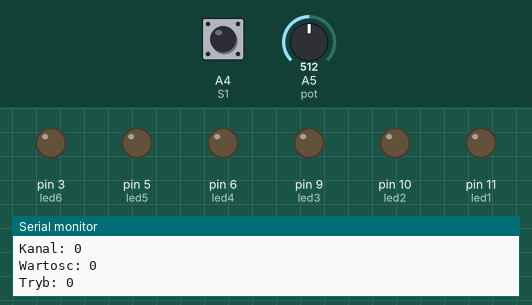
This sketch was run on a simulated Arduino Uno, built with avr-gcc and run on an emulated ATmega328P. On the bench: output pins drawn as LEDs (lit = HIGH), the last lines printed to the serial monitor. Dashed ring = blinking. The inputs (shaded band) are chosen by the test bench; at power-on: A4 (S1) LOW, A5 (pot) = 512.

Above: at 1.2 s.
1.3 s: A4 (S1) pulsed HIGH 2 times (0.12 s each, 0.3 s apart)
At 1.75 s:
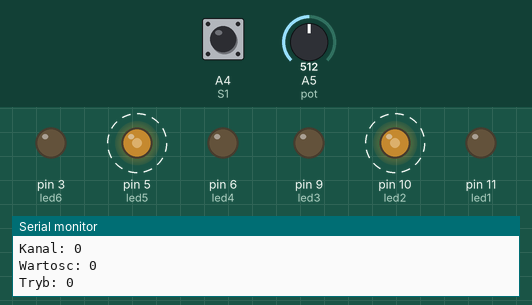
At 2.65 s:
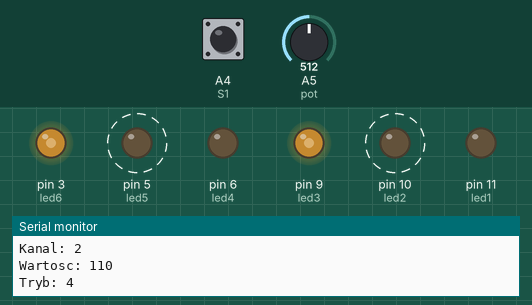
4.3 s: A5 (pot) set to 1023
At 5.64 s:
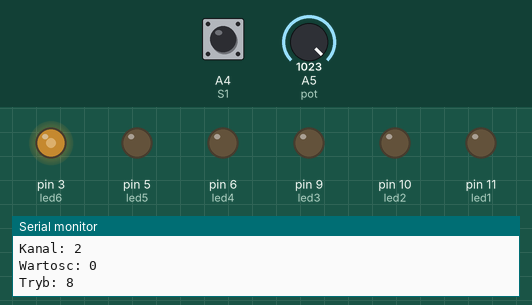
7.3 s: A5 (pot) set to 1013
10.3 s: A5 (pot) set to 902
13.3 s: A5 (pot) set to 881
16.3 s: A5 (pot) set to 900
Timing chart, 0 to 27.3 s (numbered marks = the images above; inputs shaded):
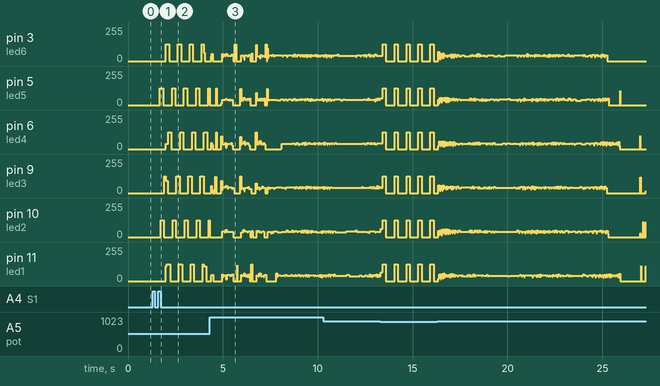

The sketch:

sinled.ino
```cpp
#include <PinChangeInterruptSettings.h>
#include <PinChangeInterruptPins.h>
#include <PinChangeInterruptBoards.h>
#include <PinChangeInterrupt.h>
int led1 = 11;
int led2 = 10;
int led3 = 9;
int led4 = 6;
int led5 = 5;
int led6 = 3;

int S1 = A4; // przycisk
int pot = A5; // potencjometr 10-200k

int C1 = 0;
int C2 = 0;
int tryb = 0;
int y = 0;
int y1 = 0;
int y2 = 0;
int y3 = 0;
int y4 = 0;
int y5 = 0;


float predkosc = 0.00;
int poziom = 255; //poziom światła max 255

unsigned long czas = 0;
unsigned long czas1 = 0;
unsigned long czas2 = 0;
unsigned long czas3 = 0;
unsigned long czas4 = 0;
unsigned long czas5 = 0;
int T1 = 5;
int T2 = 150;
int T3 = 150;


void setup()
{
	pinMode(led1, OUTPUT);
	pinMode(led2, OUTPUT);
	pinMode(led3, OUTPUT);
	pinMode(led4, OUTPUT);
	pinMode(led5, OUTPUT);
	pinMode(led6, OUTPUT);
	pinMode(pot, INPUT);


	pinMode(S1, INPUT);

	attachPCINT(digitalPinToPCINT(A4), stan, RISING);

	Serial.begin(9600);

}

void sinT()
{
	czas = millis();
	if (czas - czas1 >= T1)
	{
		C1++;
		czas1 = czas;

	}
}

void blinksin()
{

	y = poziom * sin(predkosc * C1);
	y1 = poziom * sin(predkosc * C1 - 1);
	y2 = poziom * sin(predkosc * C1 - 2);
	y3 = poziom * sin(predkosc * C1 - 2);
	y4 = poziom * sin(predkosc * C1 - 1);
	y5 = poziom * sin(predkosc * C1 );
	if (y < 0)
	{
		y = 0;
	}
	if (y1 < 0)
	{
		y1 = 0;
	}
	if (y2 < 0)
	{
		y2 = 0;
	}
	if (y3 < 0)
	{
		y3 = 0;
	}
	if (y4 < 0)
	{
		y4 = 0;
	}
	if (y5 < 0)
	{
		y5 = 0;
	}


	analogWrite(led1, y);
	analogWrite(led2, y1);
	analogWrite(led3, y2);
	analogWrite(led4, y3);
	analogWrite(led5, y4);
	analogWrite(led6, y5);
}
void blink1()
{

	y = poziom * sin(predkosc * C1 - 2);
	y1 = poziom * sin(predkosc * C1 - 1);
	y2 = poziom * sin(predkosc * C1);
	y3 = poziom * sin(predkosc * C1);
	y4 = poziom * sin(predkosc * C1 - 1);
	y5 = poziom * sin(predkosc * C1 - 2);
	if (y < 0)
	{
		y = 0;
	}
	if (y1 < 0)
	{
		y1 = 0;
	}
	if (y2 < 0)
	{
		y2 = 0;
	}
	if (y3 < 0)
	{
		y3 = 0;
	}
	if (y4 < 0)
	{
		y4 = 0;
	}
	if (y5 < 0)
	{
		y5 = 0;
	}


	analogWrite(led1, y);
	analogWrite(led2, y1);
	analogWrite(led3, y2);
	analogWrite(led4, y3);
	analogWrite(led5, y4);
	analogWrite(led6, y5);
}
void blink2()
{

	y = poziom * sin(predkosc * C1);
	y1 = poziom * sin(predkosc * C1 - 1);
	y2 = poziom * sin(predkosc * C1 - 2);
	y3 = poziom * sin(predkosc * C1 - 3);
	y4 = poziom * sin(predkosc * C1 - 4);
	y5 = poziom * sin(predkosc * C1 - 5);
	if (y < 0)
	{
		y = 0;
	}
	if (y1 < 0)
	{
		y1 = 0;
	}
	if (y2 < 0)
	{
		y2 = 0;
	}
	if (y3 < 0)
	{
		y3 = 0;
	}
	if (y4 < 0)
	{
		y4 = 0;
	}
	if (y5 < 0)
	{
		y5 = 0;
	}


	analogWrite(led1, y);
	analogWrite(led2, y1);
	analogWrite(led3, y2);
	analogWrite(led4, y3);
	analogWrite(led5, y4);
	analogWrite(led6, y5);
}
void blink3()
{

	y = poziom * sin(predkosc * C1);
	y1 = poziom * sin(predkosc * C1 - 3);
	y2 = poziom * sin(predkosc * C1 - 5);
	y3 = poziom * sin(predkosc * C1 - 7);
	y4 = poziom * sin(predkosc * C1 - 9);
	y5 = poziom * sin(predkosc * C1 - 12);
	if (y < 0)
	{
		y = 0;
	}
	if (y1 < 0)
	{
		y1 = 0;
	}
	if (y2 < 0)
	{
		y2 = 0;
	}
	if (y3 < 0)
	{
		y3 = 0;
	}
	if (y4 < 0)
	{
		y4 = 0;
	}
	if (y5 < 0)
	{
		y5 = 0;
	}


	analogWrite(led1, y);
	analogWrite(led2, y1);
	analogWrite(led3, y2);
	analogWrite(led4, y3);
	analogWrite(led5, y4);
	analogWrite(led6, y5);
}
void blink4()
{

	y = poziom * sin(predkosc * C1);
	y1 = poziom * sin(predkosc * C1 - 2);
	y2 = poziom * sin(predkosc * C1 - 4);
	y3 = poziom * sin(predkosc * C1 - 6);
	y4 = poziom * sin(predkosc * C1 - 8);
	y5 = poziom * sin(predkosc * C1 - 10);
	if (y < 0)
	{
		y = 0;
	}
	if (y1 < 0)
	{
		y1 = 0;
	}
	if (y2 < 0)
	{
		y2 = 0;
	}
	if (y3 < 0)
	{
		y3 = 0;
	}
	if (y4 < 0)
	{
		y4 = 0;
	}
	if (y5 < 0)
	{
		y5 = 0;
	}


	analogWrite(led1, y);
	analogWrite(led2, y1);
	analogWrite(led3, y2);
	analogWrite(led4, y3);
	analogWrite(led5, y4);
	analogWrite(led6, y5);
}
void blink5()
{

	y = poziom * sin(predkosc * C1);
	y1 = poziom * sin(predkosc * C1);
	y2 = poziom * sin(predkosc * C1);
	y3 = poziom * sin(predkosc * C1);
	y4 = poziom * sin(predkosc * C1);
	y5 = poziom * sin(predkosc * C1);
	if (y < 0)
	{
		y = 0;
	}
	if (y1 < 0)
	{
		y1 = 0;
	}
	if (y2 < 0)
	{
		y2 = 0;
	}
	if (y3 < 0)
	{
		y3 = 0;
	}
	if (y4 < 0)
	{
		y4 = 0;
	}
	if (y5 < 0)
	{
		y5 = 0;
	}


	analogWrite(led1, y);
	analogWrite(led2, y1);
	analogWrite(led3, y2);
	analogWrite(led4, y3);
	analogWrite(led5, y4);
	analogWrite(led6, y5);
}
void blink6()
{

	y = poziom * sin(predkosc * 0.01 * C1 * C1);
	y1 = poziom * sin(predkosc * 0.01 * C1 * C1 - 1);
	y2 = poziom * sin(predkosc * 0.01 * C1 * C1 - 2);
	y3 = poziom * sin(predkosc * 0.01 * C1 * C1 - 3);
	y4 = poziom * sin(predkosc * 0.01 * C1 * C1 - 4);
	y5 = poziom * sin(predkosc * 0.01 * C1 * C1 - 5);
	if (y < 0)
	{
		y = 0;
	}
	if (y1 < 0)
	{
		y1 = 0;
	}
	if (y2 < 0)
	{
		y2 = 0;
	}
	if (y3 < 0)
	{
		y3 = 0;
	}
	if (y4 < 0)
	{
		y4 = 0;
	}
	if (y5 < 0)
	{
		y5 = 0;
	}


	analogWrite(led1, y);
	analogWrite(led2, y1);
	analogWrite(led3, y2);
	analogWrite(led4, y3);
	analogWrite(led5, y4);
	analogWrite(led6, y5);
}
void blink7()
{

	y = poziom * sin(predkosc * 0.0001 * C1 * C1 * C1);
	y1 = poziom * sin(predkosc * 0.0001 * C1 * C1 * C1 - 1);
	y2 = poziom * sin(predkosc * 0.0001 * C1 * C1 * C1 - 2);
	y3 = poziom * sin(predkosc * 0.0001 * C1 * C1 * C1 - 3);
	y4 = poziom * sin(predkosc * 0.0001 * C1 * C1 * C1 - 4);
	y5 = poziom * sin(predkosc * 0.0001 * C1 * C1 * C1 - 5);
	if (y < 0)
	{
		y = 0;
	}
	if (y1 < 0)
	{
		y1 = 0;
	}
	if (y2 < 0)
	{
		y2 = 0;
	}
	if (y3 < 0)
	{
		y3 = 0;
	}
	if (y4 < 0)
	{
		y4 = 0;
	}
	if (y5 < 0)
	{
		y5 = 0;
	}


	analogWrite(led1, y);
	analogWrite(led2, y1);
	analogWrite(led3, y2);
	analogWrite(led4, y3);
	analogWrite(led5, y4);
	analogWrite(led6, y5);
}


void stan()
{

	if (czas - czas4 >= T3)
	{
		if (digitalRead(S1) == HIGH)
		{
			C2++;
		}
		czas4 = czas;

	}
}

void menu()
{
	if (C2 >= 4)
	{
		C2 = 0;
	}
	if (C2 == 1)
	{
		poziom = map(analogRead(pot), 0, 1023, 0, 255);
	}
	if (C2 == 2)
	{
		tryb = map(analogRead(pot), 0, 1023, 0, 8);
	}
	if (czas - czas3 >= 150)
	{
		czas3 = czas;
		if (C2 == 0)
		{
			predkosc = map(analogRead(pot), 0, 1023, 0, 10) * 0.01;
		}

	}

}


void loop()
{
	if (czas - czas2 >= 1000)
	{
		czas2 = czas;
		Serial.print("Poziom swiatla: ");
		Serial.print(poziom);
		Serial.println();
		Serial.print("Predkosc: ");
		Serial.print(predkosc);
		Serial.println();
		Serial.print("Kanal: ");
		Serial.print(C2);
		Serial.println();
		Serial.print("Wartosc: ");
		Serial.print(y);
		Serial.println();
		Serial.print("Tryb: ");
		Serial.print(tryb);
		Serial.println();
	}


	sinT();
	menu();
	if (tryb == 1)
	{
		blinksin();
	}
	if (tryb == 2)
	{
		blink1();
	}
	if (tryb == 3)
	{
		blink2();
	}
	if (tryb == 4)
	{
		blink3();
	}
	if (tryb == 5)
	{
		blink4();
	}
	if (tryb == 6)
	{
		blink5();
	}
	if (tryb == 7)
	{
		blink6();
	}
	if (tryb == 8)
	{
		blink7();
	}
	if (tryb == 0)
	{

	}


}
```

Measured:
- after the input at 1.3 s, pin 3 (led6): 0/255 → 126/255 after 0.69 s, → 0/255 0.18 s later, → 126/255 0.46 s later, → 0/255 0.17 s later, … (9 changes in this stretch); pin 5 (led5): alternates 126/255 for 0.17 s and 0/255 for 0.46 s, starting after 0.38 s
